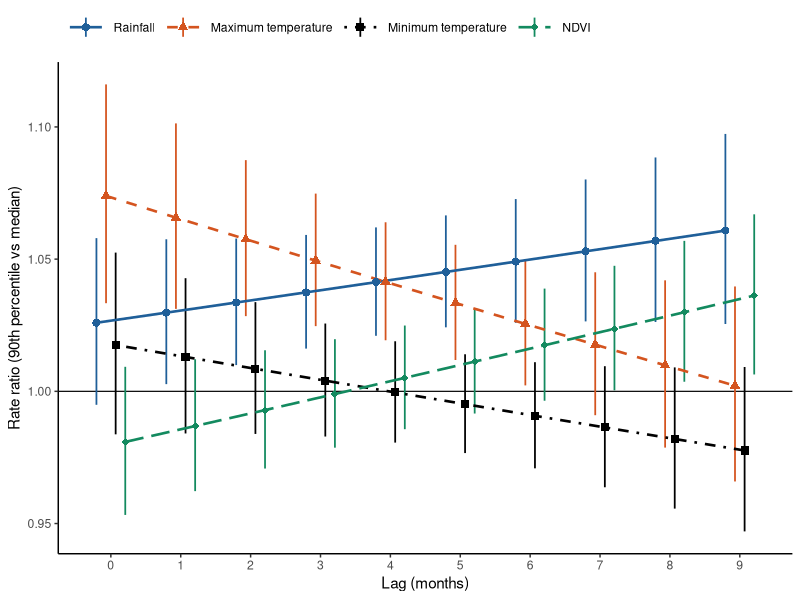
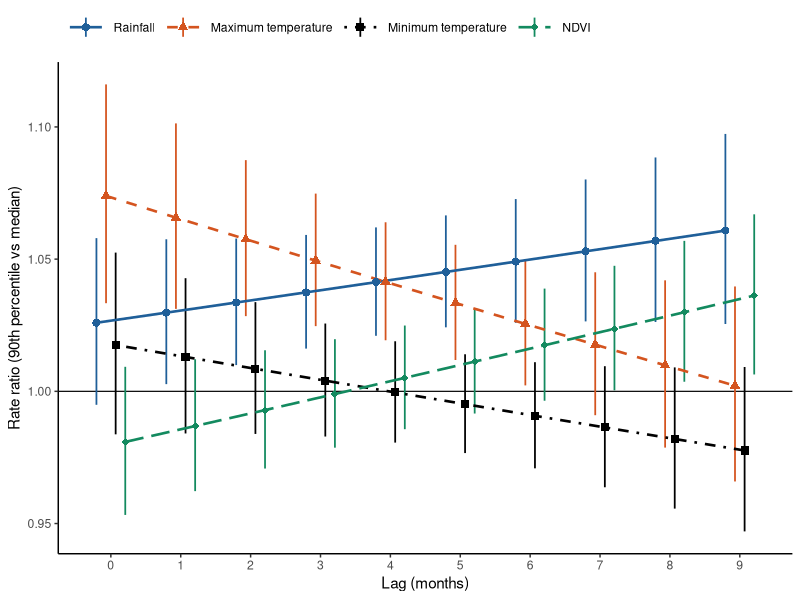
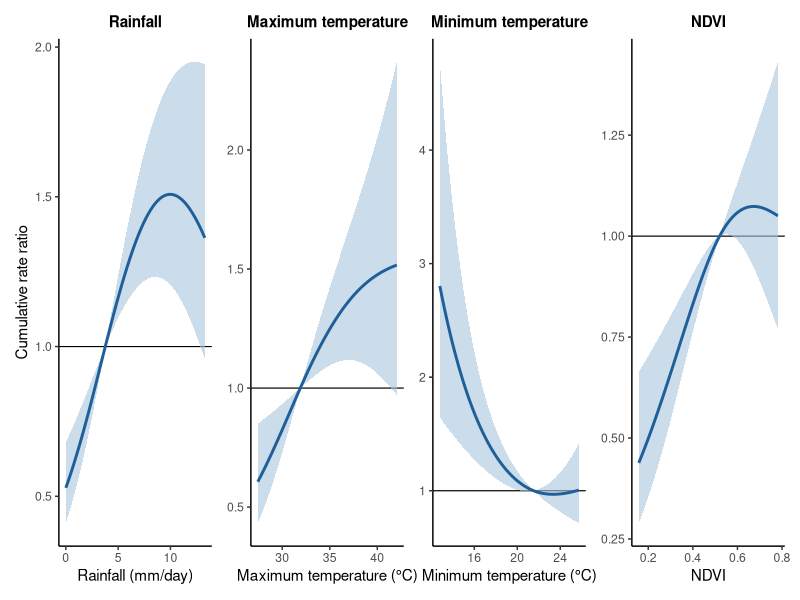
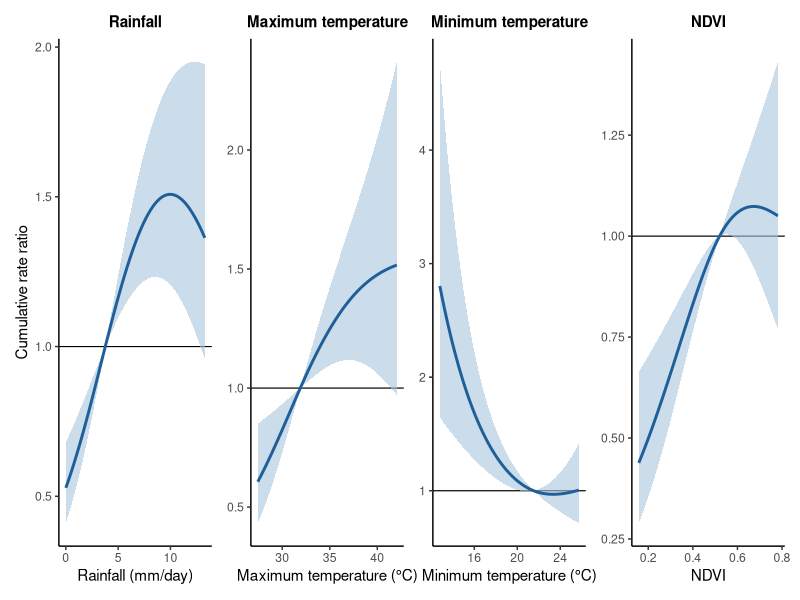
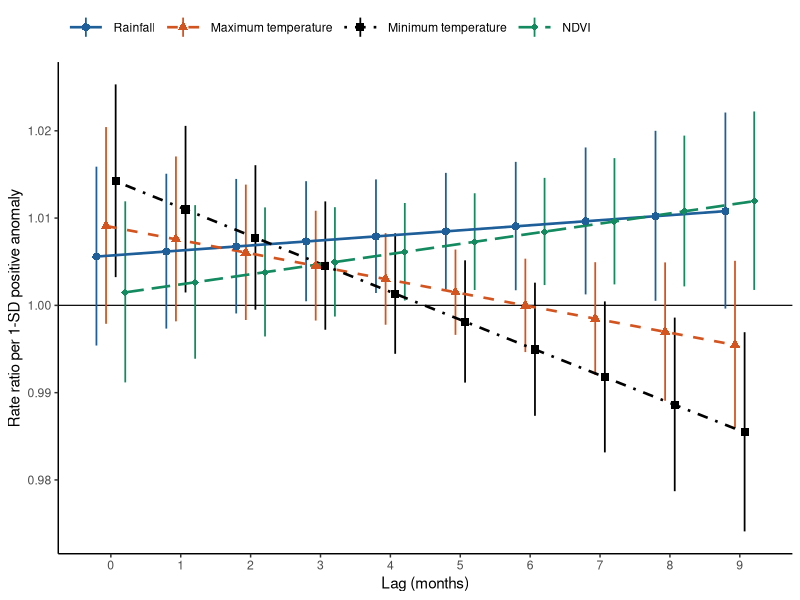
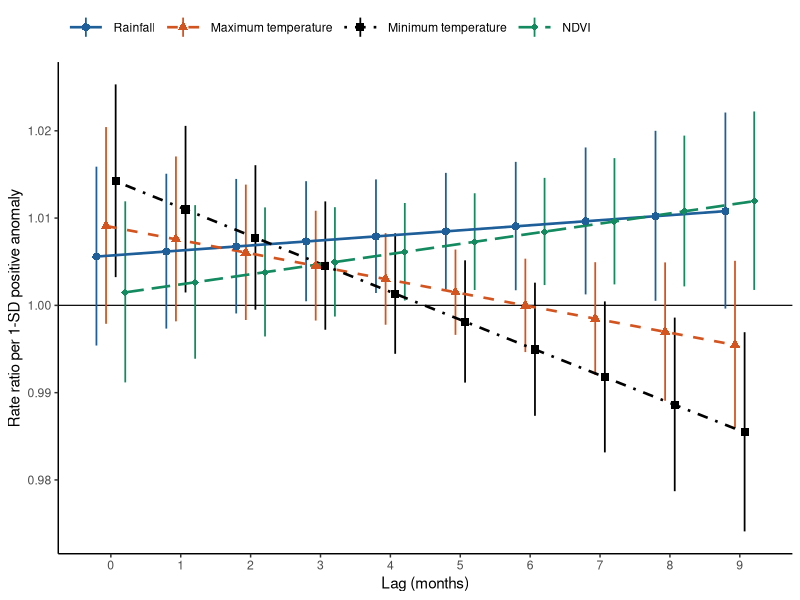

Generate these figures, in order, with R:
# Figures 5, 6 and 7 (Results, sections 3.5 and 3.6). Run after analysis/exposure_response.R.
#   Fig 5: lag-response at the 90th percentile versus the median, all exposures on one axis.
#   Fig 6: cumulative exposure-response over lags 0-9, one panel per exposure.
#   Fig 7: lag-response for a 1-SD positive anomaly, from the climatology-anomaly model (all exposures on one axis).
suppressPackageStartupMessages({ library(readr); library(dplyr); library(ggplot2); library(patchwork) })
BLUE <- "#1F5F99"; BAND <- "#A9C4DE"
LAB <- c(rainfall = "Rainfall", tmax = "Maximum temperature", tmin = "Minimum temperature", ndvi = "NDVI")
XLAB <- c(rainfall = "Rainfall (mm/day)", tmax = "Maximum temperature (\u00B0C)", tmin = "Minimum temperature (\u00B0C)", ndvi = "NDVI")
th <- theme_classic(base_size = 11) + theme(strip.background = element_blank(), strip.text = element_text(face = "bold"))
save_fig <- function(p, name, w, h) {
  ggsave(file.path("figures", paste0(name, ".png")), p, width = w, height = h, dpi = 300, bg = "white")
  ggsave(file.path("figures", paste0(name, ".pdf")), p, width = w, height = h, device = cairo_pdf, bg = "white")
}
VCOL <- c("Rainfall" = "#1F5F99", "Maximum temperature" = "#D4541F", "Minimum temperature" = "#000000", "NDVI" = "#138A5F")
VLT  <- c("Rainfall" = "solid", "Maximum temperature" = "dashed", "Minimum temperature" = "dotdash", "NDVI" = "longdash")
VSH  <- c("Rainfall" = 16, "Maximum temperature" = 17, "Minimum temperature" = 15, "NDVI" = 18)
dg <- position_dodge(width = 0.55)
one_axis <- function(dat, ylab) {
  ggplot(dat, aes(lag, RR, colour = variable, linetype = variable, shape = variable, group = variable)) +
    geom_hline(yintercept = 1, linewidth = 0.4) +
    geom_linerange(aes(ymin = lo, ymax = hi), position = dg, linewidth = 0.6, linetype = "solid") +
    geom_line(position = dg, linewidth = 0.9) + geom_point(position = dg, size = 2.4) +
    scale_colour_manual(values = VCOL, name = NULL) + scale_linetype_manual(values = VLT, name = NULL) +
    scale_shape_manual(values = VSH, name = NULL) + scale_x_continuous(breaks = 0:9) +
    labs(x = "Lag (months)", y = ylab) +
    theme_classic(base_size = 11) + theme(legend.position = "top", legend.justification = "left", legend.key.width = unit(2, "lines"))
}
lc <- read_csv("analysis/output/rr_lag_curves.csv", show_col_types = FALSE) |> filter(percentile == "90th") |>
  mutate(variable = factor(LAB[variable], levels = LAB))
save_fig(one_axis(lc, "Rate ratio (90th percentile vs median)"), "Fig5", 7.5, 4.8)
cc <- read_csv("analysis/output/rr_cumulative_curves.csv", show_col_types = FALSE)
p7 <- wrap_plots(lapply(names(LAB), function(v) {
  ggplot(filter(cc, variable == v), aes(x, RR)) + geom_hline(yintercept = 1, linewidth = 0.4) +
    geom_ribbon(aes(ymin = lo, ymax = hi), fill = BAND, alpha = 0.6) + geom_line(colour = BLUE, linewidth = 1) +
    labs(x = XLAB[[v]], y = if (v == "rainfall") "Cumulative rate ratio" else NULL, title = LAB[[v]]) + th +
    theme(plot.title = element_text(face = "bold", size = 11, hjust = 0.5))
}), nrow = 1)
save_fig(p7, "Fig6", 10, 3.6)

an <- read_csv("analysis/output/anomaly_lag_curves.csv", show_col_types = FALSE) |> filter(anomaly_sd == 1) |>
  mutate(variable = factor(LAB[variable], levels = LAB))
save_fig(one_axis(an, "Rate ratio per 1-SD positive anomaly"), "Fig7", 7.5, 4.8)
cat("saved figures/Fig6, Fig7 and Fig8\n")
